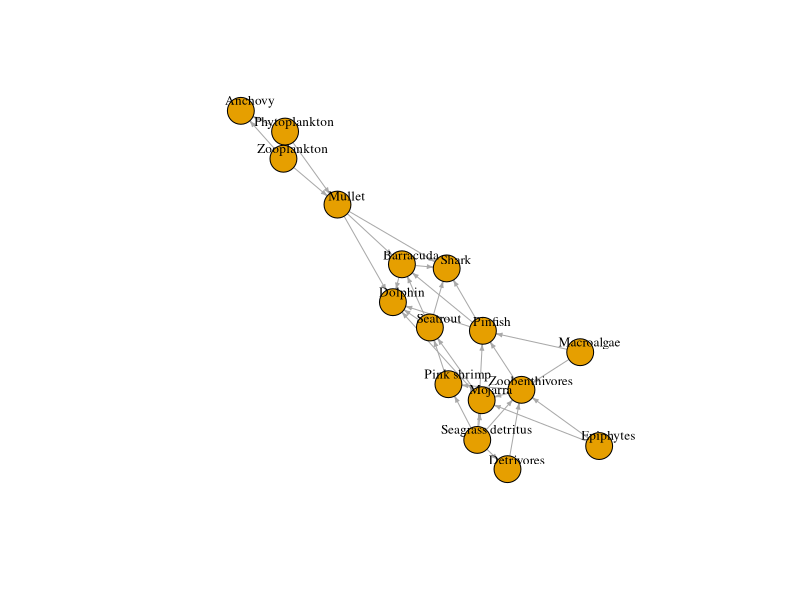
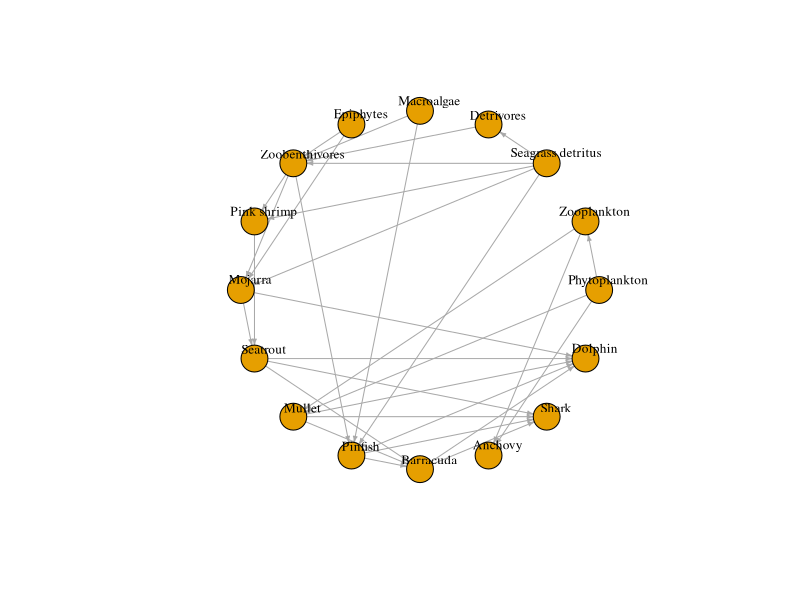
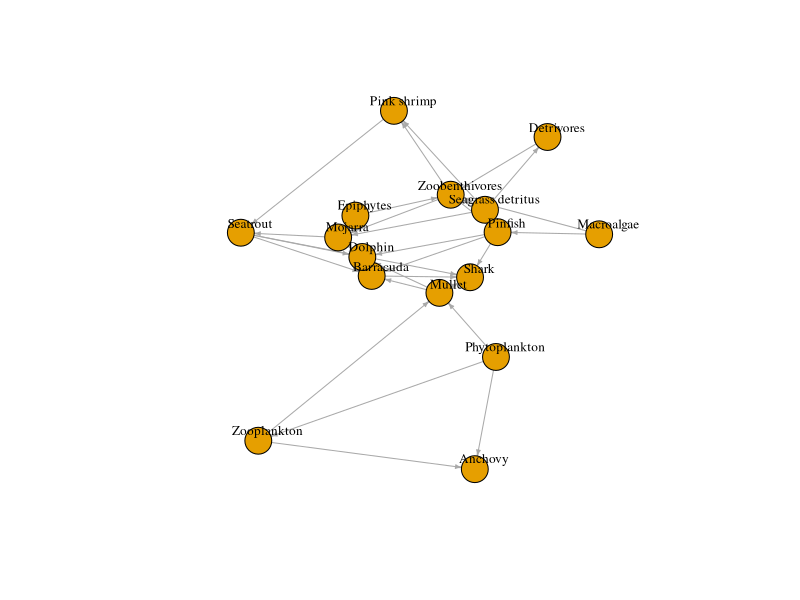
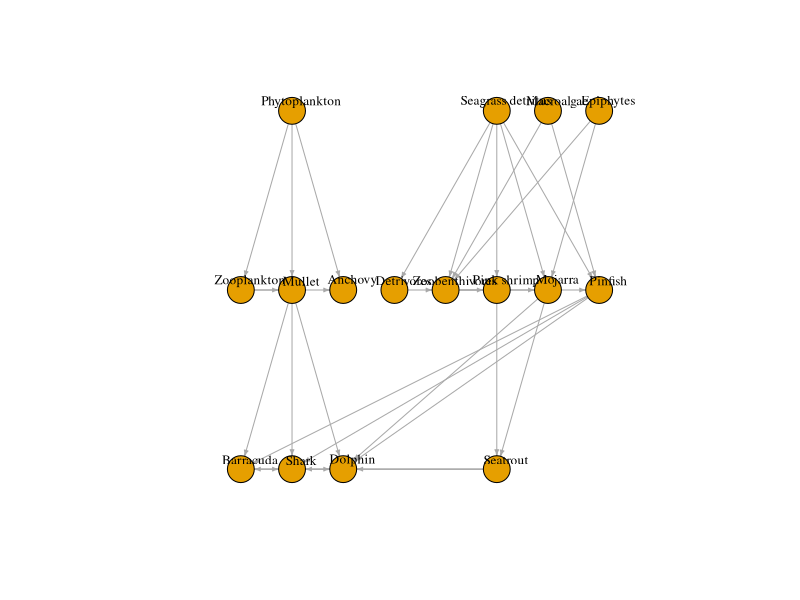
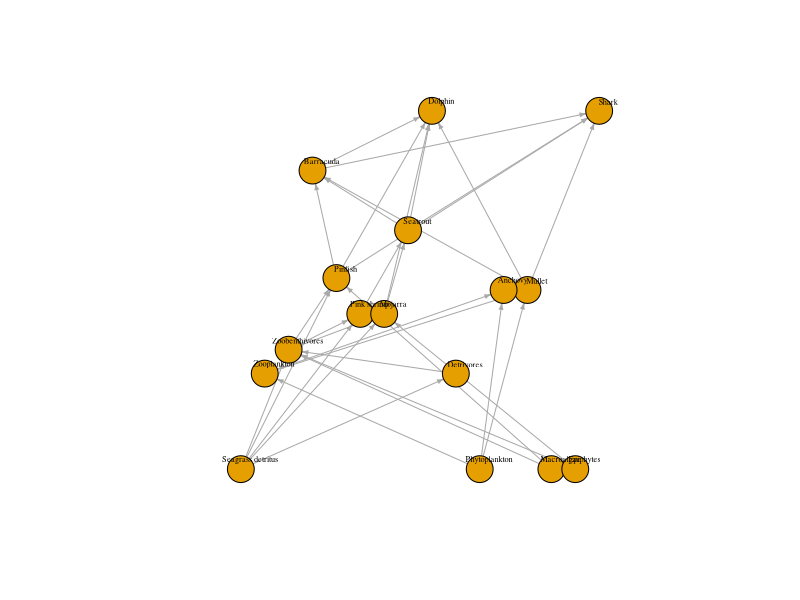
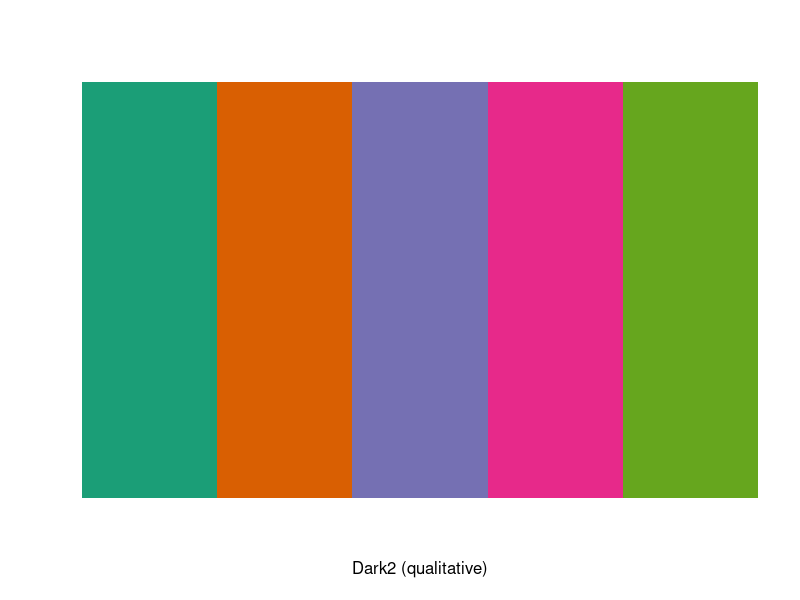
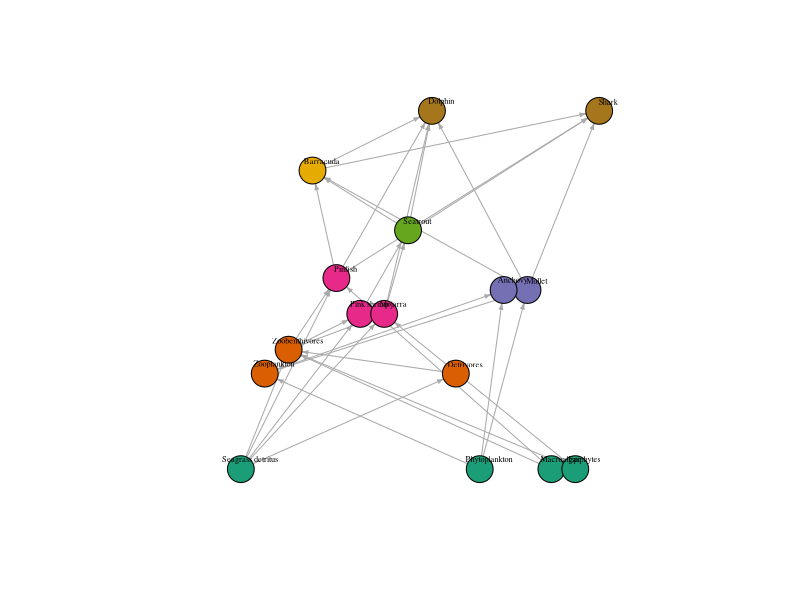
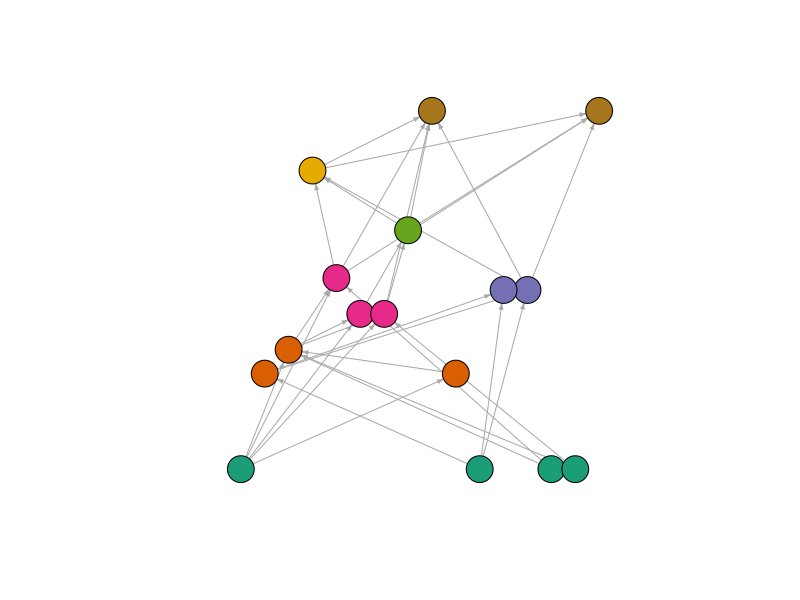

Write the R code that produced these figures, in order.
## ---- chunk 1
knitr::opts_chunk$set(collapse = T, cache = T)
## ---- chunk 2
library(tidyverse)
library(igraph)

# load trophic groups
tg = read_csv("data/foodweb_example.csv")

tg

#Trophic links
tl = read_csv("data/trophic_links.csv")

tl

## ---- chunk 3
#define a adjacency matrix
tl.net = graph.data.frame(tl, directed = TRUE)

tl.net

#Get info igraph structure
summary(tl.net)
str(tl.net)

# number of nodes
vcount(tl.net)

# number of trophic linkages
ecount(tl.net)

#Change or add new descriptors
V(tl.net)$Species = V(tl.net)$name

# add group names to network
nodes = as.data.frame(V(tl.net)$name)
colnames(nodes) = c("Taxon")
nodes = left_join(nodes, tg, by = "Taxon")

V(tl.net)$FG = nodes$Group
V(tl.net)$TL = nodes$TL

# add weight to the network 
is.weighted(tl.net)
E(tl.net)$weight = E(tl.net)$Weight
is.weighted(tl.net)

## ---- chunk 4
#Random
plot(tl.net, vertex.label.color="black", vertex.label.dist=1, 
     edge.arrow.size = .3, vertex.label.cex = 0.8)

#Circular
plot(tl.net, vertex.label.color="black", vertex.label.dist=1, 
     edge.arrow.size = .3, vertex.label.cex = 0.8, layout = layout_in_circle)

#Kamada Kawai
plot(tl.net, vertex.label.color="black", vertex.label.dist=1, 
     edge.arrow.size = .3, vertex.label.cex = 0.8, layout = layout_with_kk)

#Tree
plot(tl.net, vertex.label.color="black", vertex.label.dist=1, 
     edge.arrow.size = .3, vertex.label.cex = 0.8, layout = layout_as_tree)

# with trophic level as y
lay = as.matrix(bind_cols(x = sample(1:vcount(tl.net)), y = nodes$TL))

plot(tl.net, vertex.label.color="black", vertex.label.dist=1, 
     edge.arrow.size = .3, vertex.label.cex = 0.5, layout = lay)

# add color to plots
library(RColorBrewer)
display.brewer.pal(5, "Dark2")

my_pal = tibble(col = brewer.pal(7, "Dark2"),
                Group = unique(tg$Group))

nodes = left_join(nodes, my_pal, by = 'Group')

plot(tl.net, vertex.label.color="black", vertex.label.dist=1, 
     edge.arrow.size = .3, vertex.label.cex = 0.5, layout = lay,
     vertex.color = nodes$col, displaylabels = TRUE)

plot(tl.net, vertex.label.color="black",
     edge.arrow.size = .3, layout = lay,
     vertex.color = nodes$col, vertex.label = NA)

# add weight of line to food web
plot(tl.net, vertex.label.color="black",
     edge.arrow.size = .3, layout = lay,
     vertex.color = nodes$col, vertex.label = NA,
     edge.width = E(tl.net)$Weight*8)

# add legend
legend("bottomleft", legend = my_pal$Group, pch = 21, col = "black",
       pt.bg = my_pal$col, pt.cex = 2, cex = .8, bty = "n", ncol = 1)
## ---- chunk 5
trophiclevels = function(net){
  #Get adjacency matrix 
  mat <- get.adjacency(net, sparse=F)
  
  #Detect basal node
  basal <- rownames(subset(mat, apply(mat, 2, sum)==0) & apply(mat, 1, sum)!= 0)
  #Compute the shortest path to basal node
  paths_prey <- suppressWarnings(shortest.paths(graph = net, v= V(net), to = V(net)[basal], 
                                                mode = "in", weights = NULL, algorithm = "unweighted"))
  
  paths_prey[is.infinite(paths_prey)] <- NA
  shortest_paths <- suppressWarnings(as.matrix(apply(paths_prey, 1, min, na.rm=TRUE)))
  #for species with no prey apart of them
  shortest_paths[is.infinite(shortest_paths)] <- NA
  
  # Shortest TL
  sTL <- 1 + shortest_paths
  
  # Compute average prey trophic level
  # inspired from cheddar package calculation
  W <- t(mat)
  rs <- rowSums(W)
  W <- W/matrix(rs, ncol = ncol(W), nrow = nrow(W))
  W[0 == rs, ] <- 0
  I <- diag(ncol(W))
  tl0<-rowSums(I - W)
  result <- tryCatch(solve(I - W), error = function(e) e)
  if ("error" %in% class(result)) {
    avtl <- rep(NA, ncol(pm))
    names(avtl) <- colnames(pm)
  }
  else {
    avtl <- rowSums(result)
  }
  
  # Short-weighted TL is the average between 
  # Shortest TL and average prey TL
  SWTL <- (sTL + avtl)/2
  
  return(SWTL)
}


plotfw = function(net, col=NULL, lab=NULL, size=NULL,
                   nylevel=7, maxsize=10, labcex=0.01,
                   ynum=6, ylab= "Trophic Level", ...){
  n <- vcount(net)
  if (!is.null(col)){
    V(net)$color <- col
  } else{
    V(net)$color <- rainbow(vcount(net))
  }
  if (!is.null(lab)){
    V(net)$name <- lab
  }
  if (!is.null(size)){
    V(net)$size <- size
  } else {
    V(net)$size <- maxsize/2
  }
  
  tl <- trophiclevels(net)
  dgpred <- tl

  bks <- c(0.9, seq(1.9, max(tl), length.out = nylevel))
  ynod <- cut(tl, breaks = bks, include.lowest = TRUE, 
              labels = 1:(length(bks)-1))

  maxx <- max(table(ynod))
  xnod <- rep(0,n)
  for (i in 1:nylevel){
    l <- sum(ynod==i)
    
    ltr <- (l/maxx)**(1/2)*maxx
    if (l>1) {
      xnod[ynod==i] <- seq(-ltr,ltr,length.out = l)
    } else {
      xnod[ynod==i] <- 0
    }
  }
  
  coo <- cbind(xnod,tl)
  
  #y axis with 1 and continuous axis from 2 to max TL.
  yax <- c(1, seq(2, max(tl), length.out = ynum-1))
  labax <- round(yax, 1)
  #rescale xax between -1 and 1
  laby <- (yax-min(yax))/(max(yax)-min(yax))*2 - 1
  
  plot(net, layout= coo, vertex.label.color="black", 
       vertex.label.cex=labcex, ...)
  axis(2, at = laby, labels = labax)
  mtext(ylab, side = 2, line=2)
  res <- data.frame(coo, "size"= V(net)$size, "color"= V(net)$color)
  names(res) <- c("x", "y", "size", "color")
  row.names(res) <- V(net)$name
  invisible(res)
}

## ---- chunk 6
plotfw(tl.net, col=nodes$col, size = 10,
       edge.width=0.3, edge.arrow.size=0.3)
## ---- chunk 7
S = vcount(tl.net)
S
## ---- chunk 8
C = ecount(tl.net)/(S*(S-1))
C
edge_density(tl.net, loops=F) 
## ---- chunk 9
# Generality
# Identify predator nodes, i.e. taxa with at least one prey
pred = degree(tl.net, mode="in")>0
# Compute mean generality of the food web, i.e. mean number of prey per predators
G = sum(degree(tl.net, mode="in")[pred])/sum(pred)
G
## ---- chunk 10
prey = degree(tl.net, mode="out")>0
# Compute the mean vulnerability, i.e. mean number of predators per prey
V = sum(degree(tl.net, mode="out")[prey])/sum(prey)
V
## ---- chunk 11
tl_noSG = tl %>% 
  filter(Diet != 'Seagrass detritus') 

noSG.net = graph.data.frame(tl_noSG, directed = TRUE)

# add group names to network
nodes_noSG = as.data.frame(V(noSG.net)$name)
colnames(nodes_noSG) = c("Taxon")
nodes_noSG = left_join(nodes_noSG, tg, by = "Taxon") %>% 
  left_join(my_pal, by = 'Group')

V(noSG.net)$FG = nodes_noSG$Group

noSG_pal = brewer.pal(7, "Dark2")
noSG_col = as.factor(get.vertex.attribute(noSG.net, "FG"))

plotfw(tl.net, col=nodes$col, size = 10,
       edge.width=0.3, edge.arrow.size=0.3)

plotfw(noSG.net, col=nodes_noSG$col, size = 10,
       edge.width=0.3, edge.arrow.size=0.3)


# connectance 
edge_density(tl.net, loops=F) 
edge_density(noSG.net, loops = F)

# Generality
# Identify predator nodes, i.e. taxa with at least one prey
pred = degree(tl.net, mode="in")>0
pred_noSG = degree(noSG.net, mode = 'in')>0
# Compute mean generality of the food web, i.e. mean number of prey per predators
sum(degree(tl.net, mode="in")[pred])/sum(pred)
sum(degree(tl.net, mode="in")[pred_noSG])/sum(pred_noSG)

# Vulnerability
prey = degree(tl.net, mode="out")>0
prey_noSG = degree(noSG.net, mode = 'out')>0
# Compute the mean vulnerability, i.e. mean number of predators per prey
sum(degree(tl.net, mode="out")[prey])/sum(prey)
sum(degree(noSG.net, mode="out")[prey_noSG])/sum(prey_noSG)
